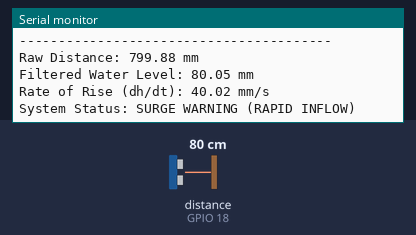
Simulated run of this sketch. Board: ESP32. Shown: the last lines printed to the serial monitor. Wiring (from diagram.json): ultrasonic range finder: trigger GPIO 5; echo GPIO 18. Inputs (shaded band) come from the test bench; at power-on: distance to the obstacle (sensor on GPIO 18) 80 cm. The echo pulse lasts 58.3 µs per cm.

Above: at 2.8 s.
2.9 s: distance to the obstacle (sensor on GPIO 18) set to 2 cm
At 3.8 s:
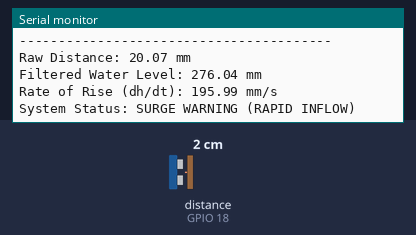
4.4 s: distance to the obstacle (sensor on GPIO 18) set to 35 cm
At 8.8 s:
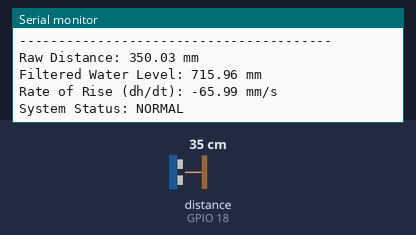
Timing chart, 0 to 10.3 s (numbered marks = the images above; inputs shaded):
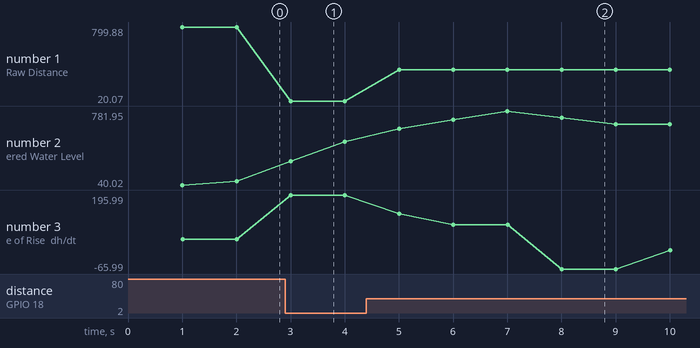

Measured:
- after the input at 2.9 s, the serial monitor: prints a new line after 0.10 s (image 1)
- after the input at 4.4 s, the serial monitor: prints a new line after 0.60 s (image 2)
- plotted number 1: 799.88 → 20.07 after the input at 2.9 s, 20.07 → 350.03 after the input at 4.4 s
- plotted number 2: 80.05 → 472.02 after the input at 2.9 s, 472.02 → 649.97 after the input at 4.4 s
- plotted number 3: 40.02 → 195.99 after the input at 2.9 s

The sketch:

sketch.ino
```cpp
// Pin Definitions (matching your Wokwi setup)
const int TRIG_PIN = 5;
const int ECHO_PIN = 18;

// Physical Drain Configuration (Assumed 1000 mm depth; adjust to your drain size)
const float DRAIN_DEPTH_MM = 1000.0;

// Filtering Configuration
const int FILTER_WINDOW_SIZE = 5;
float readings[FILTER_WINDOW_SIZE];
int readIndex = 0;
float total = 0.0;
float filteredWaterLevel = 0.0;

// Surge Detection Variables
float previousWaterLevel = 0.0;
unsigned long previousTime = 0;
const unsigned long SAMPLE_INTERVAL_MS = 1000; // Sample every 1 second

// Surge Threshold (mm/sec rise rate)
const float SURGE_THRESHOLD_MM_S = 10.0; // Triggers alert if rising faster than 10 mm/s

void setup() {
  Serial.begin(115200);
  pinMode(TRIG_PIN, OUTPUT);
  pinMode(ECHO_PIN, INPUT);

  // Initialize moving average buffer
  for (int i = 0; i < FILTER_WINDOW_SIZE; i++) {
    readings[i] = 0.0;
  }
}

float measureRawDistanceMM() {
  // Trigger ultrasonic pulse
  digitalWrite(TRIG_PIN, LOW);
  delayMicroseconds(2);
  digitalWrite(TRIG_PIN, HIGH);
  delayMicroseconds(10);
  digitalWrite(TRIG_PIN, LOW);

  // Read echo pulse duration in microseconds
  long duration = pulseIn(ECHO_PIN, HIGH, 30000); // 30ms timeout (~5m max range)
  if (duration == 0) {
    return -1.0; // Measurement timeout or out of range
  }

  // Speed of sound = 0.343 mm/us (divided by 2 for round-trip)
  return (duration * 0.343) / 2.0;
}

void loop() {
  unsigned long currentTime = millis();

  if (currentTime - previousTime >= SAMPLE_INTERVAL_MS) {
    float rawDistanceMM = measureRawDistanceMM();

    if (rawDistanceMM >= 0) {
      // 1. Calculate water level from sensor mounting height: h = drain_depth - distance
      float currentWaterLevel = DRAIN_DEPTH_MM - rawDistanceMM;
      if (currentWaterLevel < 0) currentWaterLevel = 0;

      // 2. Apply Moving Average Filter to eliminate surface wave/ripple noise
      total = total - readings[readIndex];
      readings[readIndex] = currentWaterLevel;
      total = total + readings[readIndex];
      readIndex = (readIndex + 1) % FILTER_WINDOW_SIZE;
      filteredWaterLevel = total / FILTER_WINDOW_SIZE;

      // 3. Compute Rate of Rise (delta_h / delta_t)
      float timeDeltaSeconds = (currentTime - previousTime) / 1000.0;
      float rateOfRise = (filteredWaterLevel - previousWaterLevel) / timeDeltaSeconds;

      // 4. Determine Alert State
      String status = "NORMAL";
      if (rateOfRise >= SURGE_THRESHOLD_MM_S) {
        status = "SURGE WARNING (RAPID INFLOW)";
      } else if (filteredWaterLevel >= (DRAIN_DEPTH_MM * 0.85)) {
        status = "OVERFLOW CRITICAL (CAPACITY LIMIT)";
      }

      // 5. Output Telemetry Data to Serial Monitor
      Serial.println("----------------------------------------");
      Serial.print("Raw Distance: "); Serial.print(rawDistanceMM); Serial.println(" mm");
      Serial.print("Filtered Water Level: "); Serial.print(filteredWaterLevel); Serial.println(" mm");
      Serial.print("Rate of Rise (dh/dt): "); Serial.print(rateOfRise); Serial.println(" mm/s");
      Serial.print("System Status: "); Serial.println(status);

      // Save state for subsequent iteration
      previousWaterLevel = filteredWaterLevel;
      previousTime = currentTime;
    } else {
      Serial.println("Sensor read timeout. Verifying echo pulse...");
      previousTime = currentTime;
    }
  }
}
```
